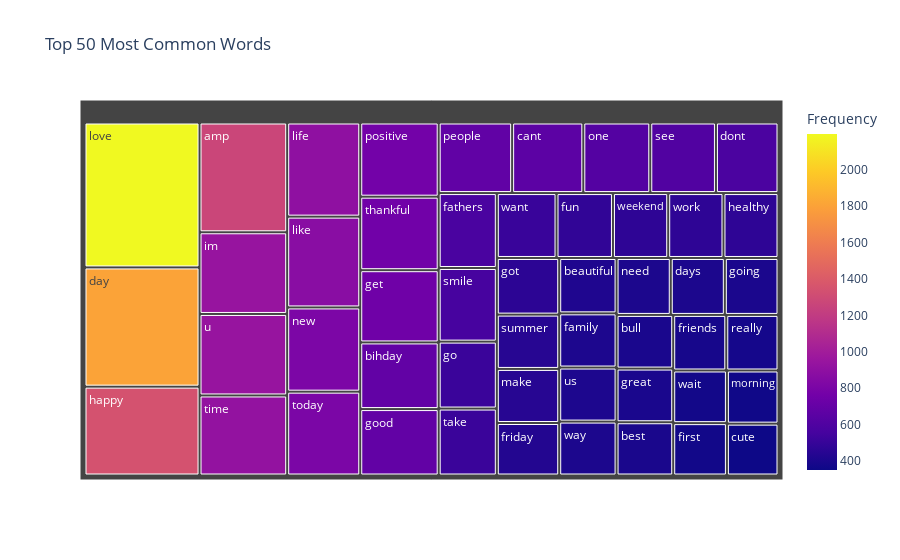

Notebook cell for this chart:
### Code cell
# Flatten the list of tokens
all_tokens = [token for tokens in x_train_cleaned['tokens'] for token in tokens]

# Get the frequency of each token
token_counts = Counter(all_tokens)

# Create a DataFrame from the Counter
token_freq_df = pd.DataFrame(token_counts.items(), columns=['Word', 'Frequency'])

# Sort the DataFrame by Frequency in descending order and take the top 10
top_10_tokens_df = token_freq_df.sort_values(by='Frequency', ascending=False).head(50)

# Create treemap
fig = px.treemap(top_10_tokens_df, path=['Word'], values='Frequency', title='Top 50 Most Common Words', color='Frequency')
fig.show()

### Figure 1 — Plotly figure (JSON) as saved in the notebook; plotly's stock layout.template omitted (floating-point values rounded to 4 significant figures)
{"data": [{"branchvalues": "total", "customdata": [[1266], [418], [397], [688], [400], [661], [352], [1805], [405], [581], [409], [573], [370], [431], [388], [482], [746], [512], [402], [686], [465], [400], [1345], [470], [942], [905], [873], [2194], [444], [361], [406], [810], [622], [682], [766], [382], [610], [563], [446], [512], [759], [923], [806], [940], [408], [372], [510], [407], [472], [472]], "domain": {"x": [0, 1], "y": [0, 1]}, "hovertemplate": "labels=%{label}<br>Frequency_sum=%{value}<br>parent=%{parent}<br>id=%{id}<br>Frequency=%{color}<extra></extra>", "ids": ["amp", "beautiful", "best", "bihday", "bull", "cant", "cute", "day", "days", "dont", "family", "fathers", "first", "friday", "friends", "fun", "get", "go", "going", "good", "got", "great", "happy", "healthy", "im", "life", "like", "love", "make", "morning", "need", "new", "one", "people", "positive", "really", "see", "smile", "summer", "take", "thankful", "time", "today", "u", "us", "wait", "want", "way", "weekend", "work"], "labels": ["amp", "beautiful", "best", "bihday", "bull", "cant", "cute", "day", "days", "dont", "family", "fathers", "first", "friday", "friends", "fun", "get", "go", "going", "good", "got", "great", "happy", "healthy", "im", "life", "like", "love", "make", "morning", "need", "new", "one", "people", "positive", "really", "see", "smile", "summer", "take", "thankful", "time", "today", "u", "us", "wait", "want", "way", "weekend", "work"], "marker": {"coloraxis": "coloraxis", "colors": [1266, 418, 397, 688, 400, 661, 352, 1805, 405, 581, 409, 573, 370, 431, 388, 482, 746, 512, 402, 686, 465, 400, 1345, 470, 942, 905, 873, 2194, 444, 361, 406, 810, 622, 682, 766, 382, 610, 563, 446, 512, 759, 923, 806, 940, 408, 372, 510, 407, 472, 472]}, "name": "", "parents": ["", "", "", "", "", "", "", "", "", "", "", "", "", "", "", "", "", "", "", "", "", "", "", "", "", "", "", "", "", "", "", "", "", "", "", "", "", "", "", "", "", "", "", "", "", "", "", "", "", ""], "type": "treemap", "values": [1266, 418, 397, 688, 400, 661, 352, 1805, 405, 581, 409, 573, 370, 431, 388, 482, 746, 512, 402, 686, 465, 400, 1345, 470, 942, 905, 873, 2194, 444, 361, 406, 810, 622, 682, 766, 382, 610, 563, 446, 512, 759, 923, 806, 940, 408, 372, 510, 407, 472, 472]}], "layout": {"coloraxis": {"colorbar": {"title": {"text": "Frequency"}}, "colorscale": [[0, "#0d0887"], [0.1111, "#46039f"], [0.2222, "#7201a8"], [0.3333, "#9c179e"], [0.4444, "#bd3786"], [0.5556, "#d8576b"], [0.6667, "#ed7953"], [0.7778, "#fb9f3a"], [0.8889, "#fdca26"], [1, "#f0f921"]]}, "legend": {"tracegroupgap": 0}, "title": {"text": "Top 50 Most Common Words"}}}
